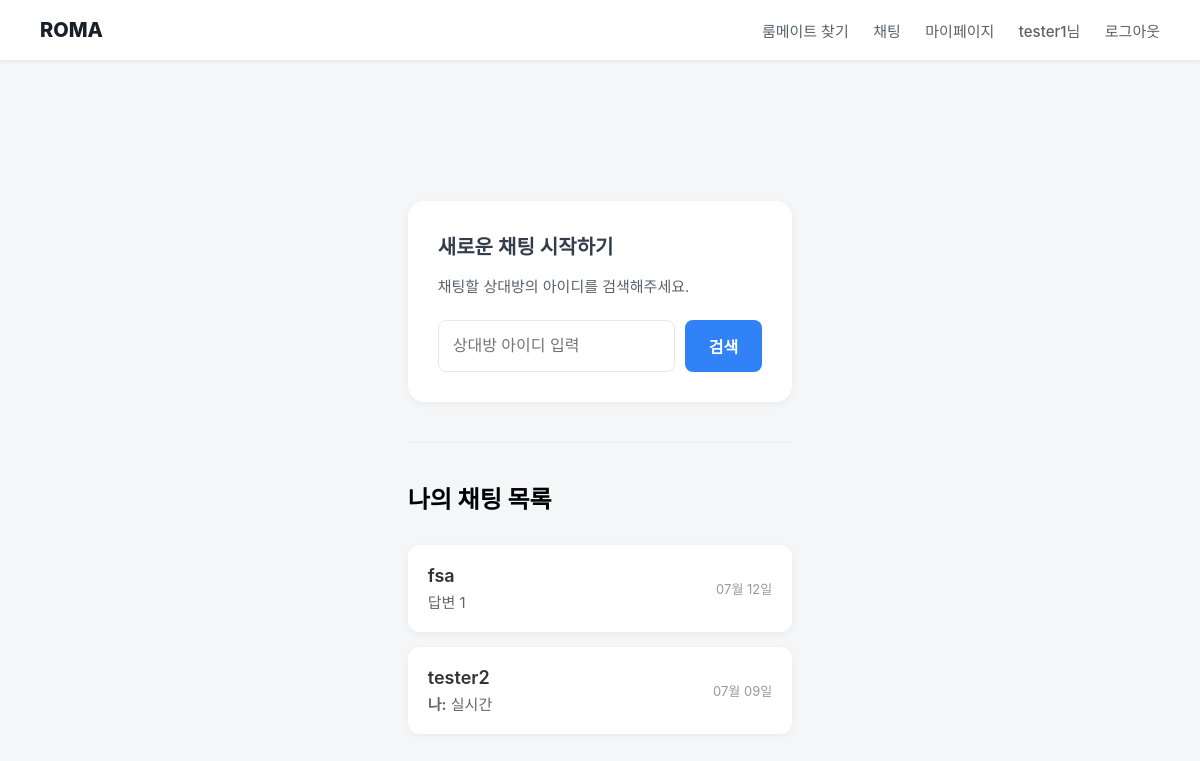
Page /chat/ (signed in) on the committed database.
### chat/models.py (models this page shows, shortened)
class ChatRoom(models.Model):
    participants = models.ManyToManyField(User, related_name='chat_rooms', verbose_name='참여자')
    created_at = models.DateTimeField(auto_now_add=True, verbose_name='생성일')
    objects = ChatRoomManager() # 커스텀 매니저 등록

class ChatMessage(models.Model):
    room = models.ForeignKey(ChatRoom, on_delete=models.CASCADE, related_name='messages', verbose_name='채팅방')
    sender = models.ForeignKey(User, on_delete=models.CASCADE, related_name='sent_messages', verbose_name='발신자')
    message = models.TextField(verbose_name='메시지 내용')
    timestamp = models.DateTimeField(auto_now_add=True, verbose_name='전송 시간')
    is_read = models.BooleanField(default=False, verbose_name='읽음 여부')
    class Meta:
        ordering = ['timestamp']

### chat/views.py (the view)
# urls.py: path('', views.chat_list, name='chat_list'),
@login_required
def chat_list(request):
    chat_rooms = request.user.chat_rooms.all()
    rooms_with_details = []
    for room in chat_rooms:
        other_participant = room.participants.exclude(pk=request.user.pk).first()
        last_message = room.messages.order_by('-timestamp').first()
        has_unread = room.messages.filter(is_read=False).exclude(sender=request.user).exists()
        if other_participant:
            rooms_with_details.append({
                'room': room,
                'other_user': other_participant,
                'last_message': last_message,
                'has_unread': has_unread, # 컨텍스트에 추가
            })
    rooms_with_details.sort(key=lambda x: x['last_message'].timestamp if x['last_message'] else x['room'].created_at, reverse=True)
    context = {'chat_list': rooms_with_details}
    return render(request, 'chat/list.html', context)

### chat/templates/chat/list.html (shortened to what this page needs)
{% extends 'base.html' %}
{% load static %}
{% block content %}
<div class="chat-list-container">
    <div class="user-search-container">
        <h2>새로운 채팅 시작하기</h2>
        <p>채팅할 상대방의 아이디를 검색해주세요.</p>
        <form action="{% url 'chat:search_user' %}" method="post" class="search-form">
            <input type="text" name="username" placeholder="상대방 아이디 입력" required>
            <button type="submit">검색</button>
        </form>
    </div>
    <div class="chat-list-header">
        <h1>나의 채팅 목록</h1>
    </div>
    {% for item in chat_list %}
        <a href="{% url 'chat:chat_room' item.other_user.pk %}" class="chat-list-item {% if item.has_unread %}unread{% endif %}">
            <div class="info">
                <div class="username">{{ item.other_user.username }}</div>
                {% if item.last_message %}
                    <div class="last-message">
                        {% if item.last_message.sender == request.user %}<b>나:</b> {% endif %}{{ item.last_message.message }}
                    </div>
                {% else %}
                    <div class="last-message">아직 대화가 없습니다.</div>
                {% endif %}
            </div>
            {% if item.last_message %}
                <div class="timestamp">{{ item.last_message.timestamp|date:"m월 d일" }}</div>
            {% endif %}
        </a>
    {% empty %}
        <div class="no-chats">
            <p>아직 진행중인 채팅이 없습니다.</p>
        </div>
    {% endfor %}
</div>
{% endblock %}

### templates/base.html (shortened to what this page needs)
{% load static %}
<!DOCTYPE html>
<html lang="ko">
<head>
    <link rel="stylesheet" href="{% static 'css/style.css' %}">
</head>
<body>
    <header class="main-header">
        <div class="logo">
            <a href="{% url 'home' %}">ROMA</a>
        </div>
        <nav class="nav-links">
            {% if user.is_authenticated %}
                <a href="{% url 'realll_match:find_matches' %}">룸메이트 찾기</a>
                <a href="{% url 'chat:chat_list' %}">채팅</a>
                <a href="{% url 'my_page' %}">마이페이지</a>
                <span>{{ user.username }}님</span>
                <a href="{% url 'logout' %}">로그아웃</a>
            {% else %}
                <a href="{% url 'login' %}">로그인</a>
                <a href="{% url 'signup' %}">회원가입</a>
            {% endif %}
        </nav>
    </header>
    <main>
        {% block content %}{% endblock %}
    </main>
</body>
</html>

### static/css/style.css (style rules this page uses)
body { background-color: #f4f6f8; font-family: -apple-system, BlinkMacSystemFont, "Apple SD Gothic Neo", "Pretendard", "나눔고딕", "Malgun Gothic", sans-serif; margin: 0; padding-top: 60px; }
main { display: flex; justify-content: center; align-items: center; min-height: calc(100vh - 60px); padding: 20px; }
.main-header { position: fixed; top: 0; left: 0; width: 100%; background-color: white; box-shadow: 0 1px 4px rgba(0, 0, 0, 0.08); padding: 0 40px; height: 60px; display: flex; justify-content: space-between; align-items: center; z-index: 1000; box-sizing: border-box; }
.main-header .logo a { font-size: 20px; font-weight: 800; color: #191f28; text-decoration: none; }
.main-header .nav-links a, .main-header .nav-links span { color: #58616c; text-decoration: none; margin-left: 20px; font-size: 15px; font-weight: 500; }
.user-search-container { margin-top: 50px; background-color: #fff; padding: 30px; border-radius: 16px; box-shadow: 0 2px 8px rgba(0, 0, 0, 0.08); }
.user-search-container h2 { font-size: 20px; font-weight: 600; margin-top: 0; margin-bottom: 8px; color: #333d4b; }
.user-search-container p { font-size: 15px; color: #58616c; margin-bottom: 24px; }
.search-form { display: flex; gap: 10px; }
.search-form input[type="text"] { flex-grow: 1; padding: 14px; border: 1px solid #e5e8eb; border-radius: 8px; font-size: 16px; }
.search-form button { padding: 14px 24px; border: none; background-color: #3182f6; color: #fff; font-size: 16px; font-weight: 600; border-radius: 8px; cursor: pointer; transition: background-color 0.2s; }

### chat/templates/chat/list.html (style rules this page uses)
.chat-list-container { max-width: 800px; margin: 40px auto; padding: 20px; }
.user-search-container { margin-bottom: 40px; background-color: #fff; padding: 30px; border-radius: 16px; box-shadow: 0 2px 8px rgba(0,0,0,.05); }
.user-search-container h2 { font-size: 20px; font-weight: 600; margin-top: 0; margin-bottom: 8px; color: #333d4b; }
.user-search-container p { font-size: 15px; color: #58616c; margin-bottom: 24px; }
.search-form { display: flex; gap: 10px; }
.search-form input[type="text"] { flex-grow: 1; padding: 14px; border: 1px solid #e5e8eb; border-radius: 8px; font-size: 16px; }
.search-form button { padding: 14px 24px; border: none; background-color: #3182f6; color: #fff; font-size: 16px; font-weight: 600; border-radius: 8px; cursor: pointer; transition: background-color 0.2s; }
.chat-list-header { margin-bottom: 30px; padding-top: 20px; border-top: 1px solid #eee; }
.chat-list-header h1 { font-size: 24px; font-weight: 700; margin-bottom: 8px; }
.chat-list-item { display: flex; align-items: center; padding: 20px; background-color: #fff; border-radius: 12px; margin-bottom: 15px; text-decoration: none; color: inherit; box-shadow: 0 2px 8px rgba(0,0,0,.05); transition: transform .2s, box-shadow .2s; }
.chat-list-item .info { flex-grow: 1; }
.chat-list-item .username { font-size: 18px; font-weight: 600; color: #333; }
.chat-list-item .last-message { font-size: 15px; color: #666; margin-top: 5px; white-space: nowrap; overflow: hidden; text-overflow: ellipsis; max-width: 500px; }
.chat-list-item .timestamp { font-size: 13px; color: #999; margin-left: 15px; white-space: nowrap; }

### rows in the picture
ChatRoom: other_user.username "fsa", last_message.message "답변 1", last_message.timestamp "07월 12일"
ChatRoom: other_user.username "tester2", shows "나:", last_message.message "실시간", last_message.timestamp "07월 09일"

### other values in the picture
{{ user.username }} "tester1"
